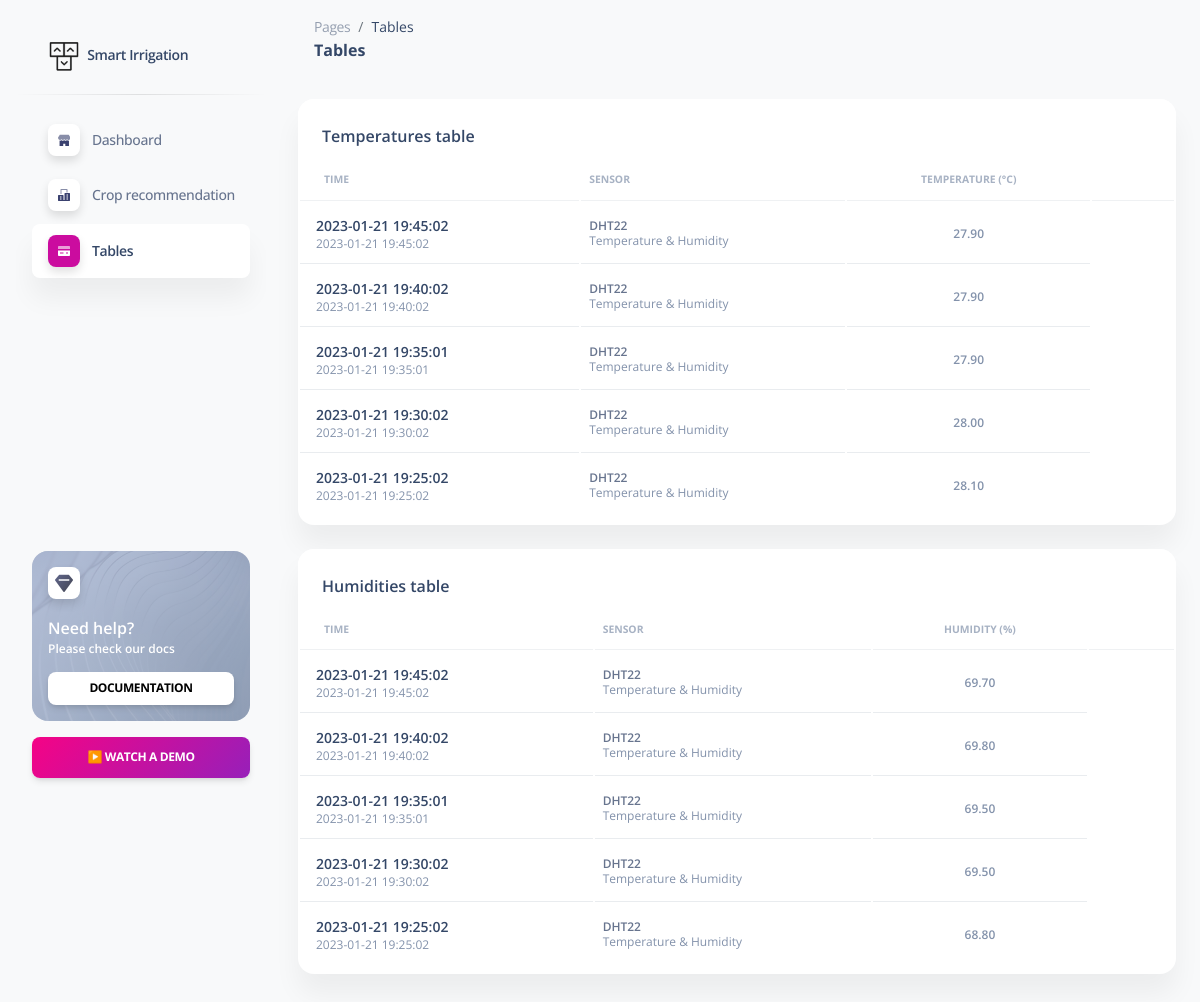
Before: /home/tables with the older database file.
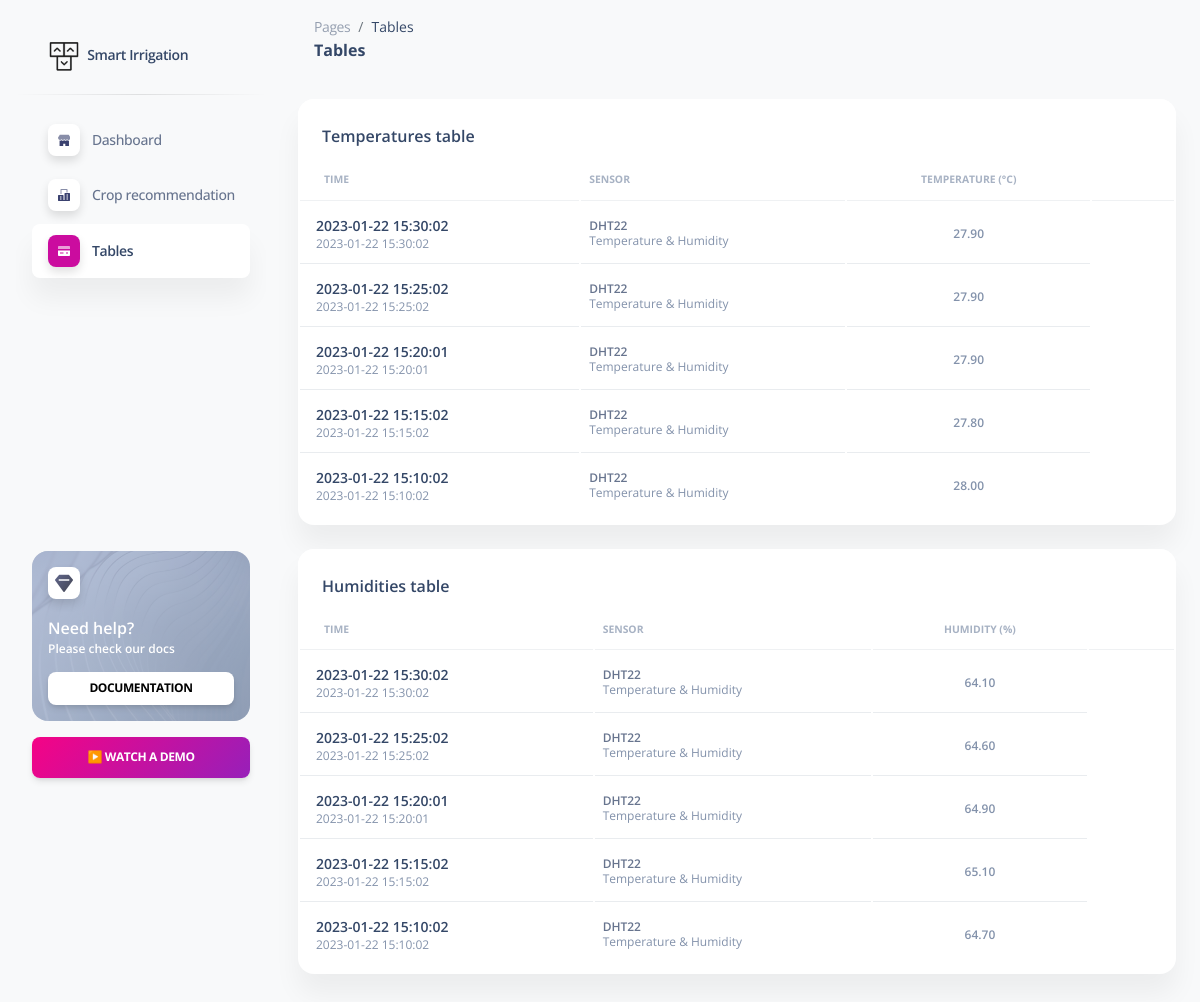
After: the same page with the newer database file.
### tables this page shows
CREATE TABLE temperatures (rDatetime datetime, sensorID text, temp numeric);

CREATE TABLE humidities (rDatetime datetime, sensorID text, hum numeric);

### app.py (the view)
@app.route("/home/tables")
def tables():
    import sqlite3
    conn=sqlite3.connect('/var/www/major_project/app.db')
    curs=conn.cursor()
    curs.execute("SELECT * FROM temperatures ORDER BY rDatetime DESC LIMIT 5")
    temperatures = curs.fetchall()
    curs.execute("SELECT * FROM humidities ORDER BY rDatetime DESC LIMIT 5")
    humidities = curs.fetchall()
    conn.close()
    return render_template("tables.html",temp=temperatures,hum=humidities)

### templates/tables.html (shortened to what the changed rows need)
<!DOCTYPE html>
<html lang="en">
  <head>
    <link href="/static/assets/css/nucleo-icons.css" rel="stylesheet" />
    <link href="/static/assets/css/nucleo-svg.css" rel="stylesheet" />
    <link href="/static/assets/css/nucleo-svg.css" rel="stylesheet" />
    <link
      id="pagestyle"
      href="/static/assets/css/soft-ui-dashboard.css?v=1.0.7"
      rel="stylesheet"
    />
  </head>
  <body class="g-sidenav-show bg-gray-100">
    <main
      class="main-content position-relative max-height-vh-100 h-100 border-radius-lg"
    >
      <div class="container-fluid py-4">
        <div class="row">
          <div class="col-12">
            <div class="card mb-4">
              <div class="card-body px-0 pt-0 pb-2">
                <div class="table-responsive p-0">
                  <table class="table align-items-center mb-0">
                    <thead>
                      <tr>
                        <th
                          class="text-uppercase text-secondary text-xxs font-weight-bolder opacity-7"
                        >
                          Time
                        </th>
                        <th
                          class="text-uppercase text-secondary text-xxs font-weight-bolder opacity-7 ps-2"
                        >
                          Sensor
                        </th>
                        <th
                          class="text-center text-uppercase text-secondary text-xxs font-weight-bolder opacity-7"
                        >
                          Temperature (°C)
                        </th>
                        <th class="text-secondary opacity-7"></th>
                      </tr>
                    </thead>
                    <tbody>
                        {% for row in temp %}
                        <tr>
                        <td>
                          <div class="d-flex px-2 py-1">
                            <div
                              class="d-flex flex-column justify-content-center"
                            >
                              <h6 class="mb-0 text-sm">{{row[0]}}</h6>
                              <p class="text-xs text-secondary mb-0">
                                {{row[0]}}
                              </p>
                            </div>
                          </div>
                        </td>
                        <td>
                          {% if row[1] == "1" %}
                            <p class="text-xs font-weight-bold mb-0">DHT22</p>
                            <p class="text-xs text-secondary mb-0">
                                Temperature & Humidity
                            </p>
                          {% elif row[1] == "2" %}
                            <p class="text-xs font-weight-bold mb-0">Soil</p>
                            <p class="text-xs text-secondary mb-0">
                                Moisture sensor
                            </p>
                          {% else %}
                            <p class="text-xs font-weight-bold mb-0">Unknown</p>
                            <p class="text-xs text-secondary mb-0">
                                Unknown
                            </p>
                          {% endif %}
                        </td>
                        <td class="align-middle text-center">
                          <span class="text-secondary text-xs font-weight-bold"
                            >{{'%0.2f'|format(row[2])}}</span
                          >
                        </td>
                      </tr>
                      {% endfor %}
                    </tbody>
                  </table>
                </div>
              </div>
            </div>
          </div>
        </div>
        <div class="row">
          <div class="col-12">
            <div class="card mb-4">
              <div class="card-body px-0 pt-0 pb-2">
                <div class="table-responsive p-0">
                  <table class="table align-items-center mb-0">
                    <thead>
                      <tr>
                        <th
                          class="text-uppercase text-secondary text-xxs font-weight-bolder opacity-7"
                        >
                          Time
                        </th>
                        <th
                          class="text-uppercase text-secondary text-xxs font-weight-bolder opacity-7 ps-2"
                        >
                          Sensor
                        </th>
                        <th
                          class="text-center text-uppercase text-secondary text-xxs font-weight-bolder opacity-7"
                        >
                          Humidity (%)
                        </th>
                        <th class="text-secondary opacity-7"></th>
                      </tr>
                    </thead>
                    <tbody>
                        {% for row in hum %}
                        <tr>
                        <td>
                          <div class="d-flex px-2 py-1">
                            <div
                              class="d-flex flex-column justify-content-center"
                            >
                              <h6 class="mb-0 text-sm">{{row[0]}}</h6>
                              <p class="text-xs text-secondary mb-0">
                                {{row[0]}}
                              </p>
                            </div>
                          </div>
                        </td>
                        <td>
                          {% if row[1] == "1" %}
                            <p class="text-xs font-weight-bold mb-0">DHT22</p>
                            <p class="text-xs text-secondary mb-0">
                                Temperature & Humidity
                            </p>
                          {% elif row[1] == "2" %}
                            <p class="text-xs font-weight-bold mb-0">Soil</p>
                            <p class="text-xs text-secondary mb-0">
                                Moisture sensor
                            </p>
                          {% else %}
                            <p class="text-xs font-weight-bold mb-0">Unknown</p>
                            <p class="text-xs text-secondary mb-0">
                                Unknown
                            </p>
                          {% endif %}
                        </td>
                        <td class="align-middle text-center">
                          <span class="text-secondary text-xs font-weight-bold"
                            >{{'%0.2f'|format(row[2])}}</span
                          >
                        </td>
                      </tr>
                      {% endfor %}
                    </tbody>
                  </table>
                </div>
              </div>
            </div>
          </div>
        </div>
      </div>
    </main>
  </body>
</html>

Changed rows visible on the page:
no longer on this page (row unchanged): temperatures: rDatetime "2023-01-21 19:45:02", sensorID "DHT22", temp "27.90"
no longer on this page (row unchanged): temperatures: rDatetime "2023-01-21 19:40:02", sensorID "DHT22", temp "27.90"
no longer on this page (row unchanged): temperatures: rDatetime "2023-01-21 19:35:01", sensorID "DHT22", temp "27.90"
no longer on this page (row unchanged): temperatures: rDatetime "2023-01-21 19:30:02", sensorID "DHT22", temp "28.00"
no longer on this page (row unchanged): temperatures: rDatetime "2023-01-21 19:25:02", sensorID "DHT22", temp "28.10"
no longer on this page (row unchanged): humidities: rDatetime "2023-01-21 19:45:02", sensorID "DHT22", hum "69.70"
no longer on this page (row unchanged): humidities: rDatetime "2023-01-21 19:40:02", sensorID "DHT22", hum "69.80"
no longer on this page (row unchanged): humidities: rDatetime "2023-01-21 19:35:01", sensorID "DHT22", hum "69.50"
no longer on this page (row unchanged): humidities: rDatetime "2023-01-21 19:30:02", sensorID "DHT22", hum "69.50"
no longer on this page (row unchanged): humidities: rDatetime "2023-01-21 19:25:02", sensorID "DHT22", hum "68.80"
added temperatures: rDatetime "2023-01-22 15:30:02", sensorID "DHT22", temp "27.90"
added temperatures: rDatetime "2023-01-22 15:25:02", sensorID "DHT22", temp "27.90"
added temperatures: rDatetime "2023-01-22 15:20:01", sensorID "DHT22", temp "27.90"
added temperatures: rDatetime "2023-01-22 15:15:02", sensorID "DHT22", temp "27.80"
added temperatures: rDatetime "2023-01-22 15:10:02", sensorID "DHT22", temp "28.00"
added humidities: rDatetime "2023-01-22 15:30:02", sensorID "DHT22", hum "64.10"
added humidities: rDatetime "2023-01-22 15:25:02", sensorID "DHT22", hum "64.60"
added humidities: rDatetime "2023-01-22 15:20:01", sensorID "DHT22", hum "64.90"
added humidities: rDatetime "2023-01-22 15:15:02", sensorID "DHT22", hum "65.10"
added humidities: rDatetime "2023-01-22 15:10:02", sensorID "DHT22", hum "64.70"
